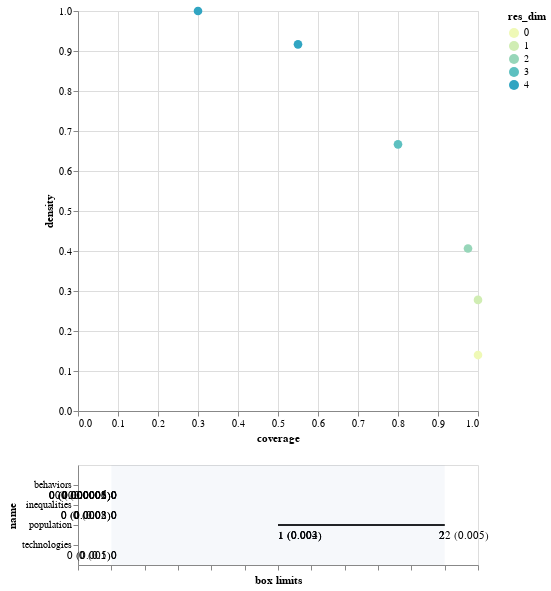

Here is the notebook cell this chart was saved with:
### Code cell
ssp3_box_leni1.inspect_tradeoff()

### Figure 1 — Vega-Lite specification as saved in the notebook (floating-point values rounded to 4 significant figures)
{"config": {"view": {"continuousWidth": 400, "continuousHeight": 300}}, "vconcat": [{"data": {"name": "data-e3a45ceaf8659e541b2943e7e1f751a9"}, "mark": {"type": "circle", "size": 75}, "encoding": {"color": {"type": "ordinal", "field": "res_dim", "scale": {"range": ["#eff9b6", "#d0edb3", "#97d6b9", "#5dc0c0", "#31a5c2", "#1f80b8", "#2354a3", "#21318d"]}}, "opacity": {"condition": {"value": 1, "selection": "selector001"}, "value": 0.4}, "tooltip": [{"type": "ordinal", "field": "id"}, {"type": "quantitative", "field": "coverage", "format": ".2"}, {"type": "quantitative", "field": "density", "format": ".2"}, {"type": "ordinal", "field": "res_dim"}], "x": {"type": "quantitative", "field": "coverage"}, "y": {"type": "quantitative", "field": "density"}}, "height": 400, "selection": {"selector001": {"type": "single", "fields": ["id"]}}, "width": 400}, {"layer": [{"data": {"name": "data-ca95aa897ed087a57170c32e59b74e95"}, "mark": "rule", "encoding": {"x": {"type": "quantitative", "axis": {"grid": false, "labels": false, "title": "box limits"}, "field": "x_lower", "scale": {"domain": [0, 1], "padding": 0.1}}, "x2": {"field": "x_upper"}, "y": {"type": "nominal", "field": "name", "scale": {"padding": 1.0}}}, "transform": [{"calculate": "(datum.x1-datum.minimum)/(datum.maximum-datum.minimum)", "as": "x_lower"}, {"calculate": "(datum.x2-datum.minimum)/(datum.maximum-datum.minimum)", "as": "x_upper"}, {"filter": {"selection": "selector001"}}], "width": 400}, {"data": {"name": "data-ca95aa897ed087a57170c32e59b74e95"}, "mark": {"type": "text", "align": "left", "baseline": "top", "dy": 5}, "encoding": {"text": {"type": "ordinal", "field": "text"}, "x": {"type": "quantitative", "axis": {"grid": false, "labels": false, "title": "box limits"}, "field": "x_lower", "scale": {"domain": [0, 1], "padding": 0.1}}, "x2": {"field": "x_upper"}, "y": {"type": "nominal", "field": "name", "scale": {"padding": 1.0}}}, "transform": [{"calculate": "(datum.x1-datum.minimum)/(datum.maximum-datum.minimum)", "as": "x_lower"}, {"calculate": "(datum.x2-datum.minimum)/(datum.maximum-datum.minimum)", "as": "x_upper"}, {"filter": {"selection": "selector001"}}, {"calculate": "datum.qp_lower>0?format(datum.x1, \".2\")+\" (\"+format(datum.qp_lower, \".1~g\")+\")\" :format(datum.x1, \".2\")", "as": "text"}], "width": 400}, {"data": {"name": "data-ca95aa897ed087a57170c32e59b74e95"}, "mark": {"type": "text", "align": "right", "baseline": "top", "dy": 5}, "encoding": {"text": {"type": "ordinal", "field": "text"}, "x": {"type": "quantitative", "field": "x_upper"}, "x2": {"field": "x_upper"}, "y": {"type": "nominal", "field": "name", "scale": {"padding": 1.0}}}, "transform": [{"calculate": "(datum.x1-datum.minimum)/(datum.maximum-datum.minimum)", "as": "x_lower"}, {"calculate": "(datum.x2-datum.minimum)/(datum.maximum-datum.minimum)", "as": "x_upper"}, {"filter": {"selection": "selector001"}}, {"calculate": "datum.qp_upper>0?format(datum.x2, \".2\")+\" (\"+format(datum.qp_upper, \".1\")+\")\" :format(datum.x2, \".2\")", "as": "text"}], "width": 400}, {"data": {"name": "data-bb8d07f6df3d47a6a475317795287b23"}, "mark": {"type": "rect", "opacity": 0.05}, "encoding": {"x": {"type": "quantitative", "field": "start"}, "x2": {"field": "end"}}}, {"data": {"name": "data-d751713988987e9331980363e24189ce"}, "mark": "point", "encoding": {"x": {"type": "quantitative", "field": "x"}, "y": {"type": "nominal", "field": "name"}}, "transform": [{"filter": {"selection": "selector001"}}], "width": 400}, {"data": {"name": "data-d751713988987e9331980363e24189ce"}, "mark": {"type": "text", "align": "center", "baseline": "top", "dy": 5}, "encoding": {"text": {"type": "nominal", "field": "item"}, "x": {"type": "quantitative", "field": "x"}, "y": {"type": "nominal", "field": "name"}}, "transform": [{"filter": {"selection": "selector001"}}], "width": 400}]}], "$schema": "https://vega.github.io/schema/vega-lite/v4.8.1.json", "datasets": {"data-e3a45ceaf8659e541b2943e7e1f751a9": [{"coverage": 1.0, "density": 0.1399, "id": 0, "mass": 1.0, "mean": 0.1399, "res_dim": 0}, {"coverage": 1.0, "density": 0.2778, "id": 1, "mass": 0.5035, "mean": 0.2778, "res_dim": 1}, {"coverage": 0.975, "density": 0.4062, "id": 2, "mass": 0.3357, "mean": 0.4062, "res_dim": 2}, {"coverage": 0.8, "density": 0.6667, "id": 3, "mass": 0.1678, "mean": 0.6667, "res_dim": 3}, {"coverage": 0.55, "density": 0.9167, "id": 4, "mass": 0.08392, "mean": 0.9167, "res_dim": 4}, {"coverage": 0.3, "density": 1.0, "id": 5, "mass": 0.04196, "mean": 1.0, "res_dim": 4}], "data-ca95aa897ed087a57170c32e59b74e95": [{"x1": 0.0, "x2": 0.0, "name": "behaviors", "id": 1, "minimum": 0.0, "maximum": 1.0, "qp_lower": -1.0, "qp_upper": 1.168e-05}, {"x1": 1.0, "x2": 2.0, "name": "population", "id": 2, "minimum": 0.0, "maximum": 2.0, "qp_lower": 0.004481, "qp_upper": -1.0}, {"x1": 0.0, "x2": 0.0, "name": "behaviors", "id": 2, "minimum": 0.0, "maximum": 1.0, "qp_lower": -1.0, "qp_upper": 5.83e-06}, {"x1": 0.0, "x2": 0.0, "name": "inequalities", "id": 3, "minimum": 0.0, "maximum": 1.0, "qp_lower": -1.0, "qp_upper": 0.0002393}, {"x1": 1.0, "x2": 2.0, "name": "population", "id": 3, "minimum": 0.0, "maximum": 2.0, "qp_lower": 0.002915, "qp_upper": -1.0}, {"x1": 0.0, "x2": 0.0, "name": "behaviors", "id": 3, "minimum": 0.0, "maximum": 1.0, "qp_lower": -1.0, "qp_upper": 3.13e-06}, {"x1": 0.0, "x2": 0.0, "name": "inequalities", "id": 4, "minimum": 0.0, "maximum": 1.0, "qp_lower": -1.0, "qp_upper": 0.0007564}, {"x1": 1.0, "x2": 2.0, "name": "population", "id": 4, "minimum": 0.0, "maximum": 2.0, "qp_lower": 0.002198, "qp_upper": -1.0}, {"x1": 0.0, "x2": 0.0, "name": "behaviors", "id": 4, "minimum": 0.0, "maximum": 1.0, "qp_lower": -1.0, "qp_upper": 4.709e-06}, {"x1": 0.0, "x2": 0.0, "name": "technologies", "id": 4, "minimum": 0.0, "maximum": 1.0, "qp_lower": -1.0, "qp_upper": 0.004871}, {"x1": 0.0, "x2": 0.0, "name": "inequalities", "id": 5, "minimum": 0.0, "maximum": 1.0, "qp_lower": -1.0, "qp_upper": 0.03168}, {"x1": 2.0, "x2": 2.0, "name": "population", "id": 5, "minimum": 0.0, "maximum": 2.0, "qp_lower": 0.004625, "qp_upper": -1.0}, {"x1": 0.0, "x2": 0.0, "name": "behaviors", "id": 5, "minimum": 0.0, "maximum": 1.0, "qp_lower": -1.0, "qp_upper": 0.0002441}, {"x1": 0.0, "x2": 0.0, "name": "technologies", "id": 5, "minimum": 0.0, "maximum": 1.0, "qp_lower": -1.0, "qp_upper": 0.1122}], "data-bb8d07f6df3d47a6a475317795287b23": [{"start": 0, "end": 1}], "data-d751713988987e9331980363e24189ce": []}}
